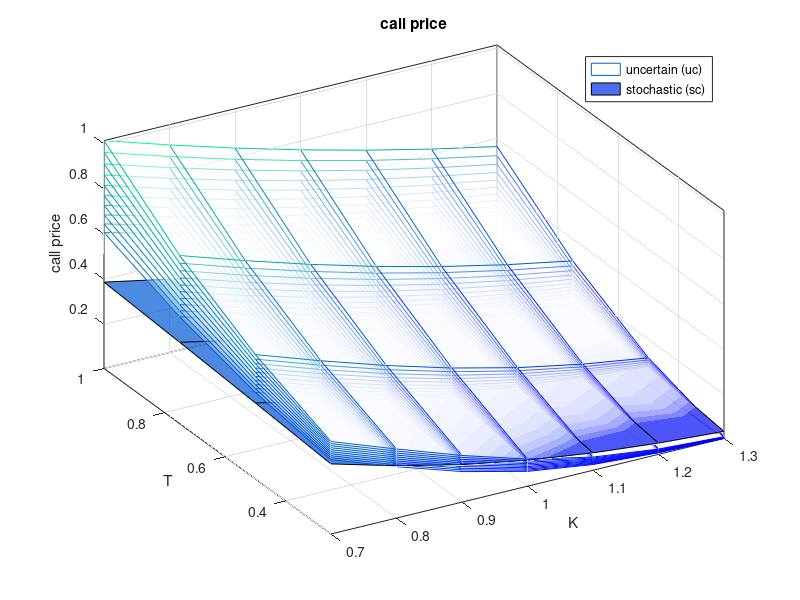
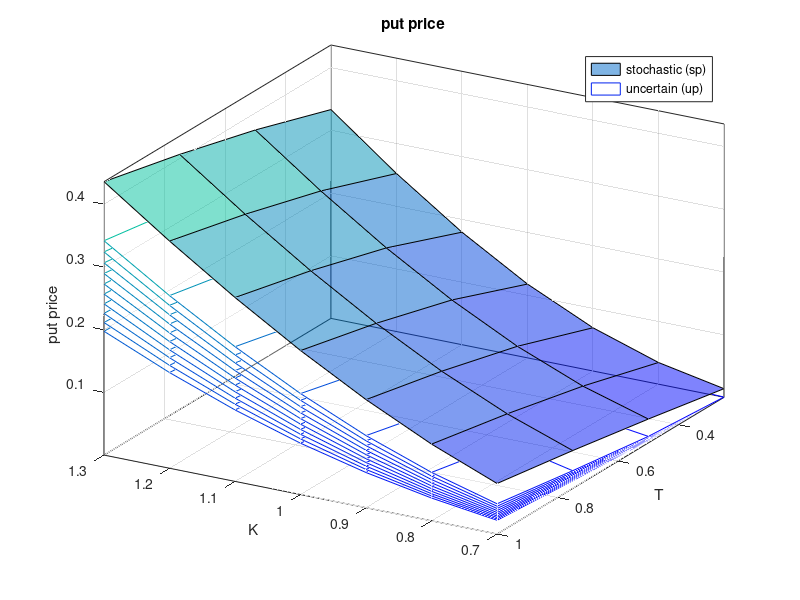

Here is the MATLAB script that generated these plots, in order:
 %% Main file: UT_sharedCode.m
% Uncertain Finance
% European options risks by uncertainty theory
% created on Jan 1 2022 
% @author: Carlos Alexander Grajales
% Universidad de Antioquia, Medellín, Colombia
% alexander.grajales@udea.edu.co
% *****************************
%
% See working paper:  
% Uncertainty and stochastic theories on European options valuation and their delta and vega risks
% .....(details to be announced soon)
% *****************************

% Stochastic model, BSM: dX_t = r X_t dt + sigma X_t dW_t (1)
% Uncertain model, Liu: dX_t = e X_t dt + sigma X_t dC_t  (2)
% initial value X(0)=X_0
%
% (a) Estimations of stock options: [sc,sp], [uc,up] 
%     [sc,sp] stochastic call, stochastic put - from BSM model
%     [uc,up] uncertain call, uncertain put - from Liu model
% (b) Comparisons of stock options
%     -norm metrics on matrices [uc_sc, up_sp]: Frobenius, norm1, norminf
% (c) follow (a) and (b) for risk letters delta and vega
% 
% for paper we set:
% we examine (a) and (b) at t = 1
% X_0=1; 
% grid sizes for e, sigma, K, T: nume=10; numsigma=10; numk=7; numt=4;


clear;clc;

%% Inputs
X_0=1;
t=1;
Rt=0.01;

nume=10;
numsigma=10;
v_e=linspace(0.01,0.30,nume); 
v_sigma=linspace(0.10,0.60,numsigma);
[sigma,e]=meshgrid(v_sigma,v_e);

numk=7;
numt=4;
Str=linspace(0.7*X_0,1.3*X_0,numk); 
Tm=linspace(0.25*t,1*t,numt);

%% stock options prices [sc,sp], [uc,up] 

% stochastic stock options
% we take variables: Strike, Time, Volatility (K,T,VOL)

Vol=v_sigma; 
[sStr,sTm,sVol]=ndgrid(Str,Tm,Vol); %3D arrange as (K x T) x VOL
[sc,sp]=blsprice(X_0,sStr,Rt,sTm,sVol); % written as (7x40) matrix
sc=reshape(sc,numk,numt,numsigma);  % written as (7x4x10) matrix
sp=reshape(sp,numk,numt,numsigma);

% uncertain stocks options
% we take variables: Strike, Time, Mean, Volatility (K,T,Mu,VOL)

Mn=v_e;
[uStr,uTm,uMn,uVol]=ndgrid(Str,Tm,Mn,Vol); %4D ndgrid
Jc=@(x,e,sigma,Y_0,K,s)max((Y_0*exp(e.*s+(sigma.*s.*sqrt(3)./pi).*(log(x)-log(1-x))))-K,0);
uc=exp(-Rt.*uTm).*integral(@(x)Jc(x,uMn,uVol,X_0,uStr,uTm),0,1,'ArrayValued',true);
Jp=@(x,e,sigma,Y_0,K,s)max(K-(Y_0*exp(e.*s+(sigma.*s.*sqrt(3)./pi).*(log(x)-log(1-x)))),0);
up=exp(-Rt.*uTm).*integral(@(x)Jp(x,uMn,uVol,X_0,uStr,uTm),0,1,'ArrayValued',true);

%% Figures

% call BSM vs LIU, for each vidx, see effects in all the eidx 
for vidx=1:10
    figure(1); clf
    hold on;
    h2=surf(sStr(:,:,vidx),sTm(:,:,vidx),sc(:,:,vidx),'FaceAlpha',0.7); % example of K-T for v_sigma=v_sigma(vidx)
    for eidx=1:10
        h1=mesh(uStr(:,:,eidx,vidx),uTm(:,:,eidx,vidx),uc(:,:,eidx,vidx),'FaceAlpha',0.3); % example of K-T for v_sigma=v_sigma(vidx), v_e=v_e(eidx)
    end
    xlabel('K'); ylabel('T');zlabel('call price')
    title('call price');
    legend([h1, h2], {'uncertain (uc)', 'stochastic (sc)'},'Location','northeast');
    axis tight;
    colormap(winter)
    view(-30,40)
    grid on
    box on
    hold off
    pause
end

% put BSM vs LIU, for each vidx, see effects in all the eidx
for vidx=1:10
    figure(2); clf
    hold on;
    h1=surf(sStr(:,:,vidx),sTm(:,:,vidx),sp(:,:,vidx),'FaceAlpha',0.5); % example of K-T for v_sigma=v_sigma(vidx)
    for eidx=1:10
        h2=mesh(uStr(:,:,eidx,vidx),uTm(:,:,eidx,vidx),up(:,:,eidx,vidx),'FaceAlpha',0.3); % example of K-T for v_sigma=v_sigma(vidx), v_e=v_e(eidx)
    end
    xlabel('K'); ylabel('T');zlabel('put price')
    title('put price');
    legend([h1, h2], {'stochastic (sp)', 'uncertain (up)'},'Location','northeast');
    axis tight;
    colormap(winter)
    view(-150,30)
    grid on
    box on
    hold off
    pause
end

